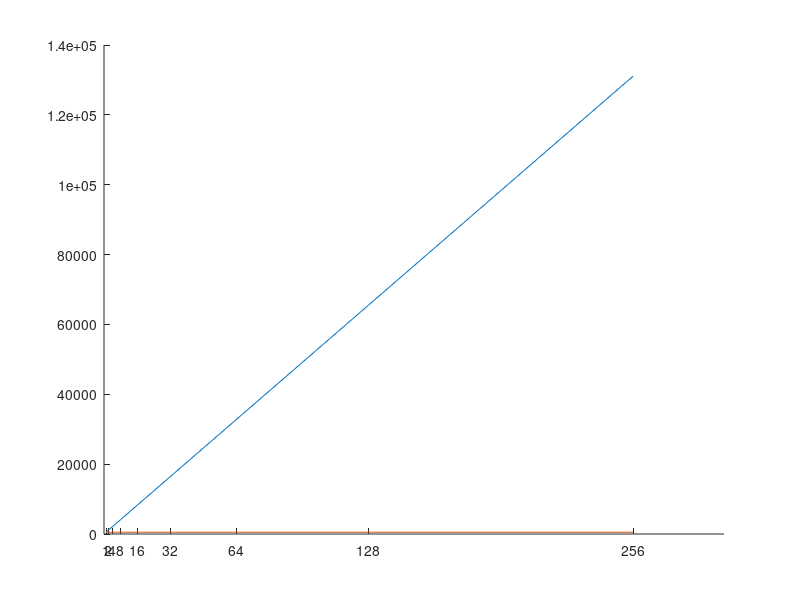

This figure's MATLAB source: (Note: this script raises an error after producing the figure.)

figure;
len = 8;
X = bitshift(1,0:len);
Fw = 16 * 4;
Nclu = 8;


hold on
plot(X, X*Fw*Nclu);
plot(X, Fw*Nclu*ones(1,len+1));
hold off

set(gca,'XTick',X)	% X axis values going to be affected
set(gca,'XTickLabel',flip(j_start:j_start+(fsize-1)));	% Values goint to appear in above(YTick) places

legend({'Typical','Proposed'});
xlabel('# of channel');
ylabel('Memory Requirement [bit]');
set(gcf,'color','w');

